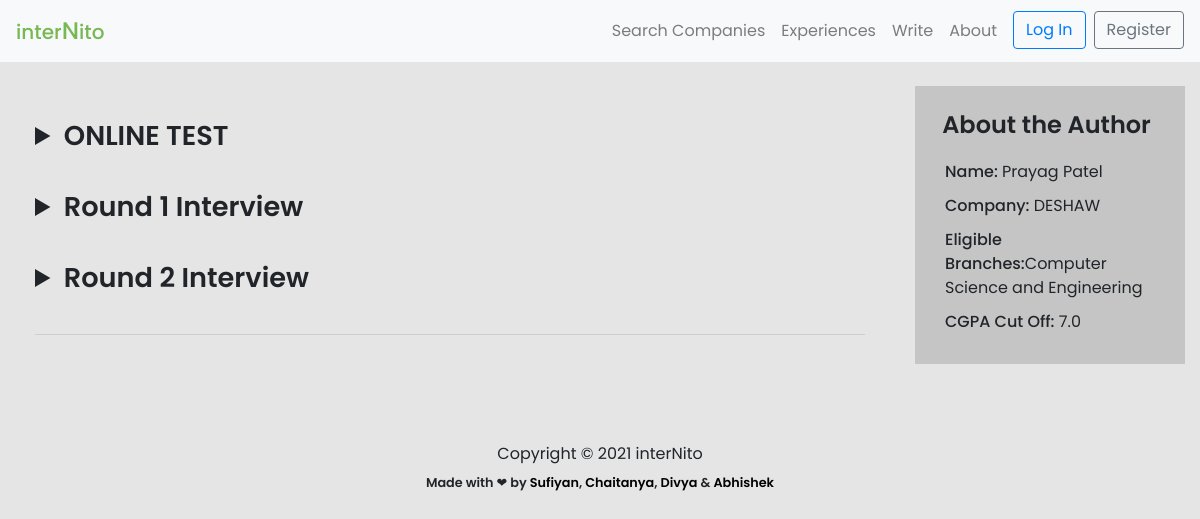
/post/1, run on the app's committed database.
### backend/experience/models.py (models this page shows, shortened)
class Experience(models.Model):
    user = models.ForeignKey(User, on_delete = models.CASCADE)
    name = models.CharField(max_length=80)
    branch = models.CharField(max_length=255,blank=True)
    cgpa_cutoff = models.FloatField(blank=True)
    resume = models.TextField(blank=True)
    company = models.CharField(max_length=255,blank=False)
    summary = models.TextField(blank=False)
    period = models.CharField(max_length=255,blank=False)
    ot_summary = models.TextField(blank = True)
    ot_question1 = models.TextField(blank = True, null = True)
    ot_question1_link = models.TextField(blank = True, null = True, default = 'NONE')
    ot_question2 = models.TextField(blank = True, null = True)
    ot_question2_link = models.TextField(blank = True, null = True)
    ot_question3 = models.TextField(blank = True, null = True)
    ot_question3_link = models.TextField(blank = True, null = True)
    ot_question4 = models.TextField(blank = True, null = True)
    ot_question4_link = models.TextField(blank = True, null = True)
    round1_details = models.TextField(blank = True, null = True)
    round2_details = models.TextField(blank = True, null = True)
    round3_details = models.TextField(blank = True, null = True)
    final_summary = models.TextField(blank = True, null = True)

### backend/experience/views.py (the view)
# urls.py: path('post/<int:id>', views.post, name='post'),
def post(request,id):
    try:
        response = Experience.objects.get(pk = id)
        return render(request, 'post.html', {'response': response})
    except Experience.DoesNotExist:
        return HttpResponse('User does not exist.')

### backend/templates/post.html (shortened to what this page needs)
{% extends 'base.html' %} {% load static %} {% block content %}
<link rel="stylesheet" href="{% static 'css/post.css' %}" />
<div class="container-fluid" style="font-family: 'Poppins', sans-serif">
  <div class="row">
    <div class="col-lg-9">
      <div class="post-card mt-4">
        <div class="card-body">
          {% if response.ot_summary %}
            <details>
              <summary class="card-title">ONLINE TEST</summary>
            </details>
          {% endif %}
          {% if response.round1_details %}
            <details>
              <summary class="card-title">Round 1 Interview</summary>
            </details>
          {% endif %}
          {% if response.round2_details %}
            <details>
              <summary class="card-title">Round 2 Interview</summary>
              </details>
          {% endif %}
          <hr />
        </div>
      </div>
    </div>
    <div class="col-lg-3">
      <div class="card info-card mt-4">
        <div class="card-body">
          <h4 class="title">About the Author</h4>
          <p class="abt-info-title"><strong> Name: </strong> {{ response.name }}</p>
          <p class="abt-info-title"><strong>Company:</strong> {{ response.company }}</p>
          <p class="abt-info-title"><strong>Eligible Branches:</strong>{{ response.branch }}</p>
          <p class="abt-info-title"><strong>CGPA Cut Off:</strong> {{ response.cgpa_cutoff }}</p>
        </div>
      </div>
    </div>
  </div>
</div>
{% endblock content %}

### backend/static/css/album.css (style rules this page uses)
:root { --jumbotron-padding-y: 3rem; }

### backend/static/css/post.css (style rules this page uses)
* { font-family: "Poppins", sans-serif !important; }
body { background-color: #e5e5e5; }
.info-card { margin: 30px auto; background-color: rgb(197, 197, 197); border: none; border-radius: 0 !important; }

### backend/templates/post.html (style rules this page uses)
strong { font-weight: 500; }
.card-title { font-weight: 600; font-size: 1.7rem; margin: 10px auto 20px auto; }
.title { font-weight: 600; margin: 0.3rem 0 1.3rem 0.45rem; }
.abt-info-title { margin: 10px; padding: 0; }

### data on the page
Experience: name "Prayag Patel", company "DESHAW", branch "Computer Science and Engineering", cgpa_cutoff "7.0"
